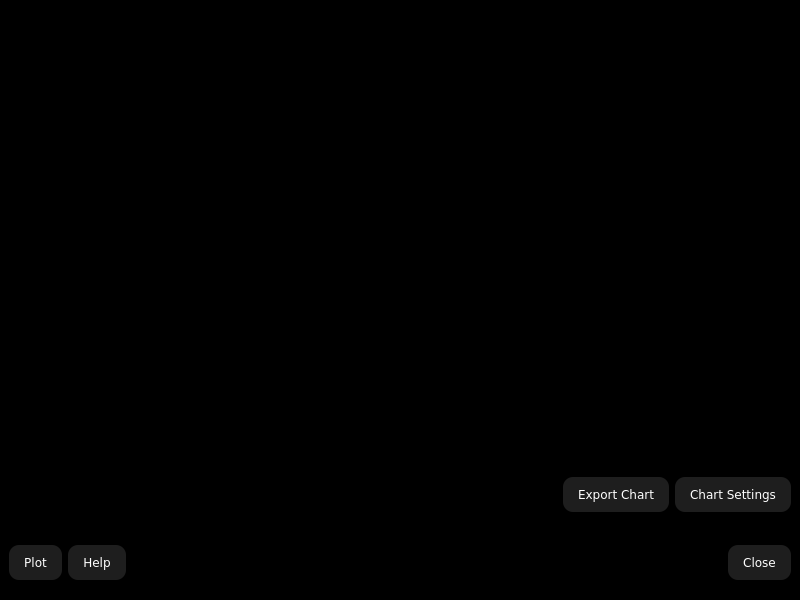
<?xml version="1.0" encoding="UTF-8"?>
<ui version="4.0">
 <class>MainWindow</class>
 <widget class="QMainWindow" name="MainWindow">
  <property name="geometry">
   <rect>
    <x>0</x>
    <y>0</y>
    <width>800</width>
    <height>600</height>
   </rect>
  </property>
  <property name="windowTitle">
   <string>MainWindow</string>
  </property>
  <property name="styleSheet">
   <string notr="true">QWidget {
	font-family: Verdana;
	font-size: 15;
}

QFrame {
	background-color: black;
}

QLabel {
	color: white;
}

QPushButton {
	background-color: rgb(30, 30, 30);
	color: white;
	padding: 10px 15px 10px 15px;
	border-radius: 10px;
}

QPushButton:hover {
	background-color: #a5fffd;
	color: black;
}</string>
  </property>
  <widget class="QWidget" name="centralwidget">
   <layout class="QVBoxLayout" name="verticalLayout">
    <property name="spacing">
     <number>0</number>
    </property>
    <property name="leftMargin">
     <number>0</number>
    </property>
    <property name="topMargin">
     <number>0</number>
    </property>
    <property name="rightMargin">
     <number>0</number>
    </property>
    <property name="bottomMargin">
     <number>0</number>
    </property>
    <item>
     <widget class="QFrame" name="body">
      <property name="frameShape">
       <enum>QFrame::Shape::NoFrame</enum>
      </property>
      <property name="frameShadow">
       <enum>QFrame::Shadow::Raised</enum>
      </property>
      <layout class="QHBoxLayout" name="horizontalLayout_3">
       <property name="spacing">
        <number>0</number>
       </property>
       <property name="leftMargin">
        <number>0</number>
       </property>
       <property name="topMargin">
        <number>0</number>
       </property>
       <property name="rightMargin">
        <number>0</number>
       </property>
       <property name="bottomMargin">
        <number>0</number>
       </property>
       <item>
        <widget class="QFrame" name="table_frame">
         <property name="sizePolicy">
          <sizepolicy hsizetype="Maximum" vsizetype="Preferred">
           <horstretch>0</horstretch>
           <verstretch>0</verstretch>
          </sizepolicy>
         </property>
         <property name="frameShape">
          <enum>QFrame::Shape::NoFrame</enum>
         </property>
         <property name="frameShadow">
          <enum>QFrame::Shadow::Raised</enum>
         </property>
        </widget>
       </item>
       <item>
        <widget class="QFrame" name="chart_frame">
         <property name="sizePolicy">
          <sizepolicy hsizetype="Minimum" vsizetype="Preferred">
           <horstretch>0</horstretch>
           <verstretch>0</verstretch>
          </sizepolicy>
         </property>
         <property name="frameShape">
          <enum>QFrame::Shape::NoFrame</enum>
         </property>
         <property name="frameShadow">
          <enum>QFrame::Shadow::Raised</enum>
         </property>
         <layout class="QVBoxLayout" name="verticalLayout_2">
          <property name="spacing">
           <number>0</number>
          </property>
          <property name="leftMargin">
           <number>0</number>
          </property>
          <property name="topMargin">
           <number>0</number>
          </property>
          <property name="rightMargin">
           <number>0</number>
          </property>
          <property name="bottomMargin">
           <number>0</number>
          </property>
          <item>
           <widget class="QFrame" name="chart_container">
            <property name="frameShape">
             <enum>QFrame::Shape::NoFrame</enum>
            </property>
            <property name="frameShadow">
             <enum>QFrame::Shadow::Raised</enum>
            </property>
           </widget>
          </item>
          <item>
           <widget class="QFrame" name="chart_control">
            <property name="sizePolicy">
             <sizepolicy hsizetype="Preferred" vsizetype="Maximum">
              <horstretch>0</horstretch>
              <verstretch>0</verstretch>
             </sizepolicy>
            </property>
            <property name="frameShape">
             <enum>QFrame::Shape::NoFrame</enum>
            </property>
            <property name="frameShadow">
             <enum>QFrame::Shadow::Raised</enum>
            </property>
            <layout class="QHBoxLayout" name="horizontalLayout_2">
             <item>
              <spacer name="horizontalSpacer_2">
               <property name="orientation">
                <enum>Qt::Orientation::Horizontal</enum>
               </property>
               <property name="sizeHint" stdset="0">
                <size>
                 <width>498</width>
                 <height>20</height>
                </size>
               </property>
              </spacer>
             </item>
             <item>
              <widget class="QPushButton" name="export_btn">
               <property name="text">
                <string>Export Chart</string>
               </property>
              </widget>
             </item>
             <item>
              <widget class="QPushButton" name="chart_settings_btn">
               <property name="text">
                <string>Chart Settings</string>
               </property>
              </widget>
             </item>
            </layout>
           </widget>
          </item>
         </layout>
        </widget>
       </item>
      </layout>
     </widget>
    </item>
    <item>
     <widget class="QFrame" name="footer">
      <property name="sizePolicy">
       <sizepolicy hsizetype="Preferred" vsizetype="Maximum">
        <horstretch>0</horstretch>
        <verstretch>0</verstretch>
       </sizepolicy>
      </property>
      <property name="frameShape">
       <enum>QFrame::Shape::NoFrame</enum>
      </property>
      <property name="frameShadow">
       <enum>QFrame::Shadow::Raised</enum>
      </property>
      <layout class="QHBoxLayout" name="horizontalLayout">
       <property name="topMargin">
        <number>24</number>
       </property>
       <property name="bottomMargin">
        <number>20</number>
       </property>
       <item>
        <widget class="QPushButton" name="plot_btn">
         <property name="text">
          <string>Plot</string>
         </property>
        </widget>
       </item>
       <item>
        <widget class="QPushButton" name="help_btn">
         <property name="text">
          <string>Help</string>
         </property>
        </widget>
       </item>
       <item>
        <spacer name="horizontalSpacer">
         <property name="orientation">
          <enum>Qt::Orientation::Horizontal</enum>
         </property>
         <property name="sizeHint" stdset="0">
          <size>
           <width>554</width>
           <height>20</height>
          </size>
         </property>
        </spacer>
       </item>
       <item>
        <widget class="QPushButton" name="close_btn">
         <property name="text">
          <string>Close</string>
         </property>
        </widget>
       </item>
      </layout>
     </widget>
    </item>
   </layout>
  </widget>
 </widget>
 <resources/>
 <connections/>
</ui>
